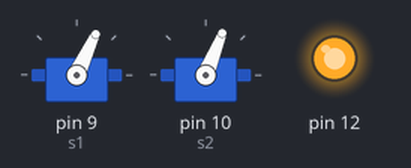
This sketch was run on a simulated Arduino Uno, built with avr-gcc and run on an emulated ATmega328P. Parts: 2 × servo, output pins drawn as LEDs (lit = HIGH). Random numbers use the default seed unless the sketch sets one.

Above: at 0.15 s.
At 6.3 s:
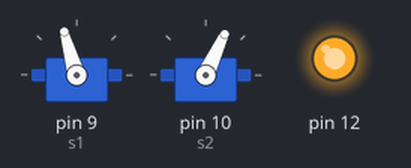
At 11.5 s:
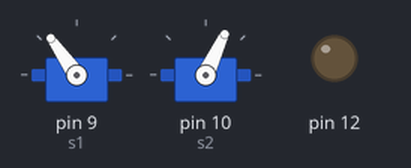
At 17.8 s:
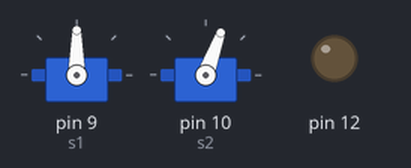
At 24.83 s:
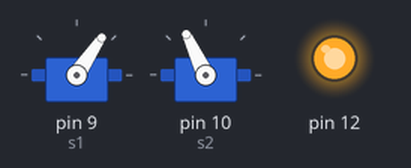
At 39.66 s:
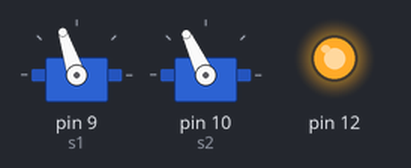
Timing chart, 0 to 40.0 s (numbered marks = the images above):
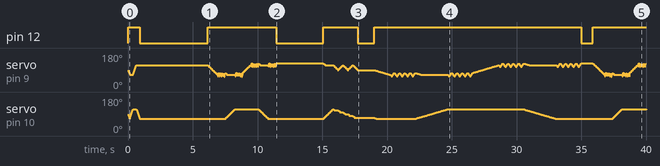

Measured:
- by itself, pin 12: LOW → HIGH at 0.00 s, → LOW 0.90 s later, → HIGH 5.2 s later, → LOW 5.3 s later, … (9 changes in this stretch)

The sketch:

kkldf.ino
```cpp
#include <Servo.h>

Servo s1;  // create servo object to control a servo
Servo s2;
int p1 = 90;
int p2 = 25;
int randNumber;

void setup() {
  // put your setup code here, to run once:
s1.attach(9);
s2.attach(10);
  pinMode(12, OUTPUT);
  Serial.begin(9600);
}
//s2 0 = horizontal
//s1 0 = horizontal at self
//90/90 = straight down
//s1 25 to 155
//s2 115 to 90
void loop() {
  digitalWrite(12, HIGH);
  for (int i = 0; i < 5; i++) {
    digitalWrite(12, HIGH);
    randNumber = random(5);
    switch (randNumber) {
      case 0:
        zigzag(15);
      break;
      case 1:
        square(15);
      break;
      case 2:
        square(5);
      break;
      case 3:
        squareSquiggles(15);
      break;
      case 4:
        squareSquiggles(50);
      break;
      }
      digitalWrite(12, LOW);
      delay(random(10000));
  }
  delay(random(5000, 300000));
}
void square(int w) {
  move(65, 65, w);
  move(65, 115, w);
  move(115, 115, w);
  move(115, 65, w);
}
void zigzag(int w) {
  move(115, 115, w);
  move(90, 110, w);
  move(115, 100, w);
  move(90, 90, w);
  move(115, 80, w);
  move(90, 70, w);
}
void squareSquiggles(int w) {
  move(65, 65, w);
  for (int i = 0; i < 5; i++) {
    move(55, 65, w/5);
    move(75, 65, w/5);
  }
  move(65, 115, w);
  for (int i = 0; i < 5; i++) {
    move(55, 115, w/5);
    move(75, 115, w/5);
  }
    move(115, 115, w);
  for (int i = 0; i < 5; i++) {
    move(105, 115, w/5);
    move(125, 115, w/5);
  }
  move(115, 65, w);
  for (int i = 0; i < 5; i++) {
    move(105, 65, w/5);
    move(125, 65, w/5);
  }
}
void move(int d1, int d2, int w) {
  while (s1.read() != d1 || s2.read() != d2) {
      int x1 = s1.read();
      int x2 = s2.read();
      if (x1 < d1) x1++;
      else if (x1 > d1) x1--;
      if (x2 < d2) x2++;
      else if (x2 > d2) x2--;
      s1.write(x1);
      s2.write(x2);
      delay(w);
  }
}
```
